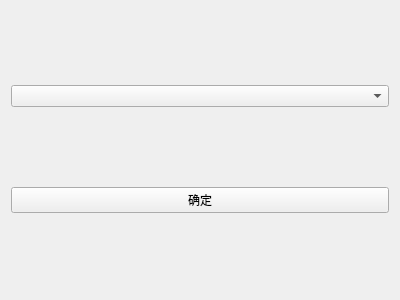
<?xml version="1.0" encoding="UTF-8"?>
<ui version="4.0">
 <class>controlcount</class>
 <widget class="QWidget" name="controlcount">
  <property name="geometry">
   <rect>
    <x>0</x>
    <y>0</y>
    <width>400</width>
    <height>300</height>
   </rect>
  </property>
  <property name="windowTitle">
   <string>Form</string>
  </property>
  <layout class="QVBoxLayout" name="verticalLayout">
   <item>
    <widget class="QComboBox" name="comboBox"/>
   </item>
   <item>
    <widget class="QPushButton" name="pushButton">
     <property name="text">
      <string>确定</string>
     </property>
    </widget>
   </item>
  </layout>
 </widget>
 <resources/>
 <connections/>
</ui>
